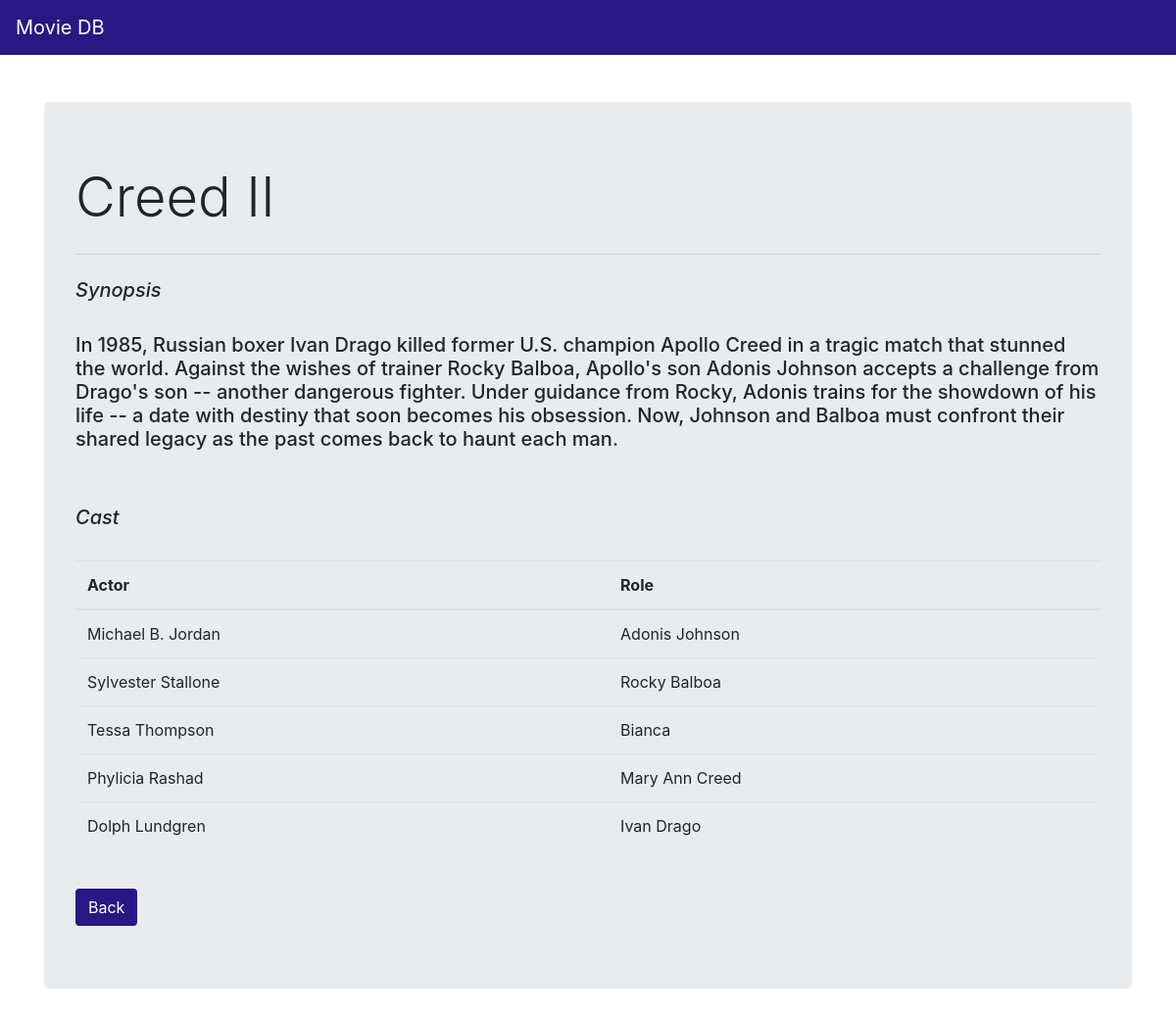
/movie/Creed II/overview, run on the app's committed database.
### tables this page shows
CREATE TABLE MOVIE (
  title varchar[100] not null primary key,
  synopsis text not null,
  length int not null,
  genre varchar[40] not null,
  release_date date not null,
  rating varchar[5]
);

CREATE TABLE CAST (
  ID integer not null primary key autoincrement,
  mtitle varchar[100] not null,
  actor varchar[200] not null,
  role varchar[200] not null,
  constraint CASTMOVIE foreign key(mtitle) references MOVIE(title) on delete cascade on update cascade
);

### p3.py (the view)
@app.route('/movie/<title>/overview', methods=['GET','POST'])
def overview(title):
    db = get_db()
    cur = db.execute('select * from MOVIE where title=?;',[title])
    movie = cur.fetchone()
    cur = db.execute('select * from CAST where mtitle=?',[title])
    cast = cur.fetchall()
    return render_template('overview.html', movie=movie, cast=cast)

### p3.py (called while the page is built)
def connect_db():
    rv = sqlite3.connect(app.config['DATABASE'])
    rv.row_factory = sqlite3.Row
    return rv

def get_db():
    if not hasattr(g, 'sqlite_db'):
        g.sqlite_db = connect_db()
    return g.sqlite_db

### templates/overview.html
{% extends "navbar.html" %}
{% block body %}
<div class="container">
  <div class="jumbotron">
    <h1 class="display-4">{{ movie.title }}</h1>
    <hr class="my-4">
    <h5 class="font-italic">Synopsis</h5>
    <br>
    <h5>{{ movie.synopsis }}</h5>
    <br><br>
    <h5 class="font-italic">Cast</h5>
    <br>
    <table class="table">
      <thead>
        <tr>
          <th scope="col">Actor</th>
          <th scope="col">Role</th>
        </tr>
      </thead>
      <tbody>
        {% for actor in cast %}
        <tr>
          <td>{{ actor.actor }}</td>
          <td>{{ actor.role }}</td>
        </tr>
        {% endfor %}
      </tbody>
    </table>
    <br>
    <a href="{{ url_for('movie', title=movie.title) }}" class="btn" role="button" aria-pressed="true"
      style="background-color: #291784; color: #FFFFFF;">Back</a>
  </div>
</div>
{% endblock %}

### templates/navbar.html (shortened to what this page needs)
<!doctype html>
<html lang="en">
<head>
  <link rel="stylesheet" href="https://stackpath.bootstrapcdn.com/bootstrap/4.1.1/css/bootstrap.min.css"
>
</head>
<body>
  <nav class="navbar navbar-expand-sm navbar-dark sticky-top justify-content-between" style="background-color: #291784">
    <a class="navbar-brand" style='color: #FFFFFF'>Movie DB</a>
  </nav>
  <div><br><br></div>
  {% block body %}{% endblock %}
</body>

### data on the page
MOVIE: title "Creed II", synopsis "In 1985, Russian boxer Ivan Drago killed former U.S. champion Apollo Creed in a tragic match that stunned the world. Against the wishes of trainer Rocky Balboa, Apollo's son Adonis Johnson accepts a challenge from Drago's son -- another dangerous fighter. Under guidance from Rocky, Adonis trains for the showdown of his life -- a date with destiny that soon becomes his obsession. Now, Johnson and Balboa must confront their shared legacy as the past comes back to haunt each man."
CAST: actor "Michael B. Jordan", role "Adonis Johnson"
CAST: actor "Sylvester Stallone", role "Rocky Balboa"
CAST: actor "Tessa Thompson", role "Bianca"
CAST: actor "Phylicia Rashad", role "Mary Ann Creed"
CAST: actor "Dolph Lundgren", role "Ivan Drago"
